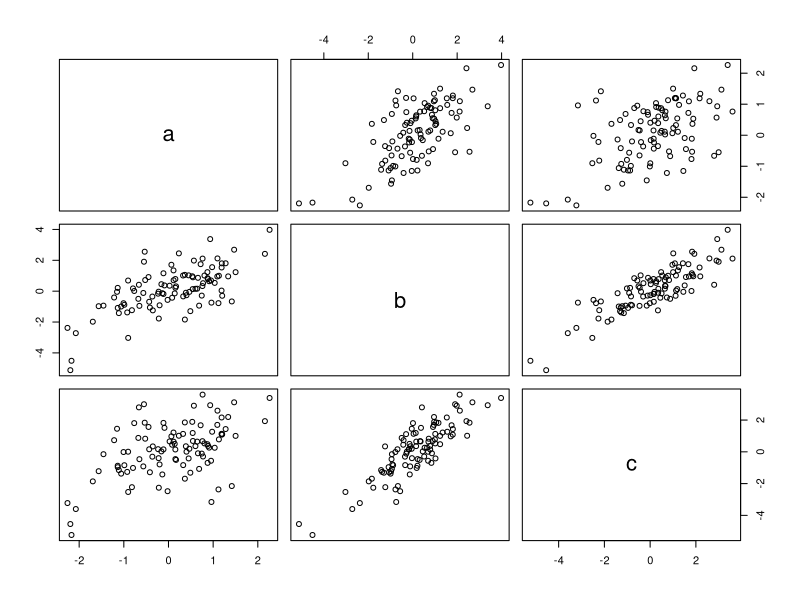
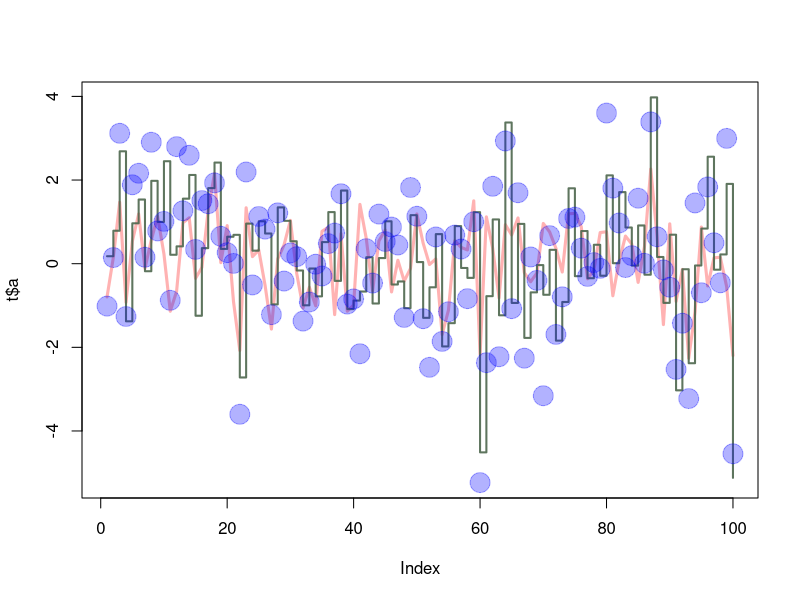
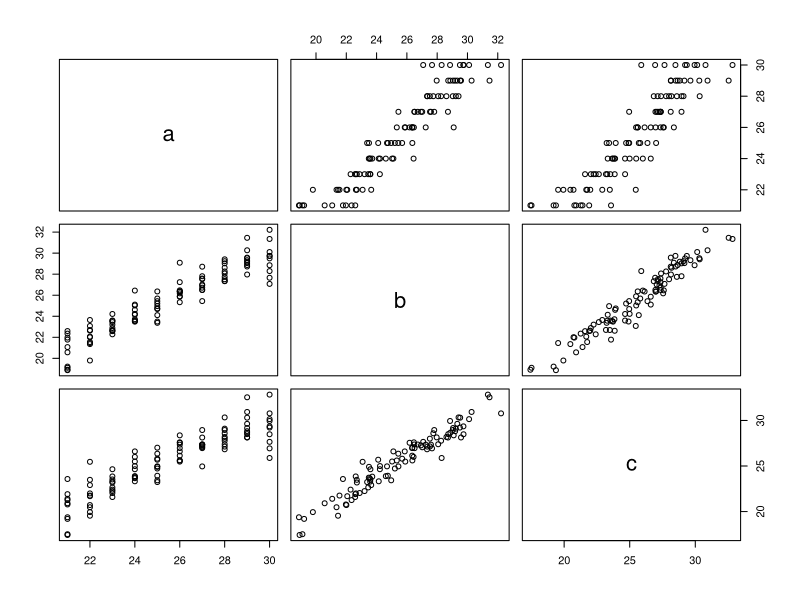
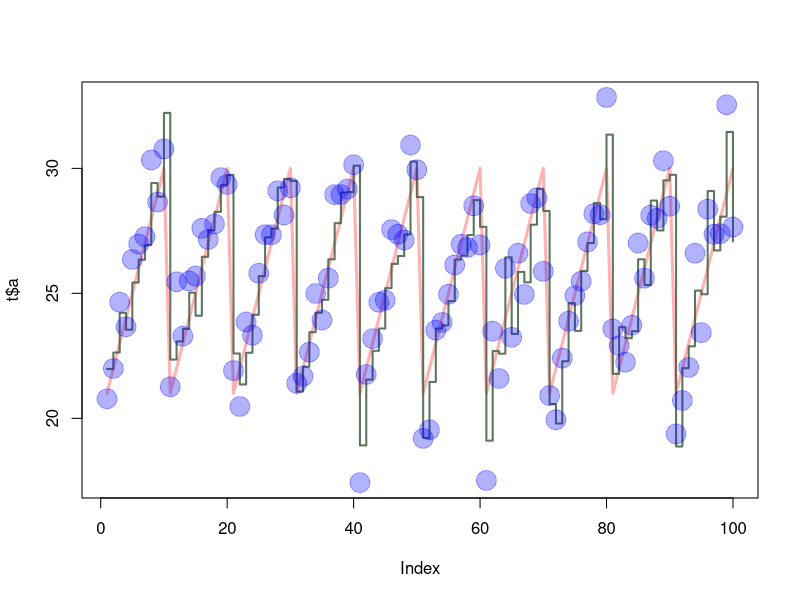

These charts were generated, in order, by the following R code:
#Creating 3 random Vectors
x1 = rnorm(100)
x2 = rnorm(100)
x3 = rnorm(100)

t=data.frame(a=x1,b=x1+x2,c=x1+x2+x3)

plot(t)
sd(as.numeric(unlist(t)))

plot(t$a, type="l", ylim=range(t),
lwd=3, col=rgb(1,0,0,0.3))
lines(t$b, type="s", lwd=2,
col=rgb(0.3,0.4,0.3,0.9))
points(t$c, pch=20, cex=4,
col=rgb(0,0,1,0.3))



#OR if we want to see it clearly we can go with organized number
#Creating 3 random Vectors

x1 = seq(from=1,to=10,by=1)
x1 = seq(from=11,to=20,by=1)
x1 = seq(from=21,to=30,by=1)

t=data.frame(a=x1,b=x1+x2,c=x1+x2+x3)

plot(t)
sd(as.numeric(unlist(t)))

plot(t$a, type="l", ylim=range(t),
     lwd=3, col=rgb(1,0,0,0.3))
lines(t$b, type="s", lwd=2,
      col=rgb(0.3,0.4,0.3,0.9))
points(t$c, pch=20, cex=4,
       col=rgb(0,0,1,0.3))
